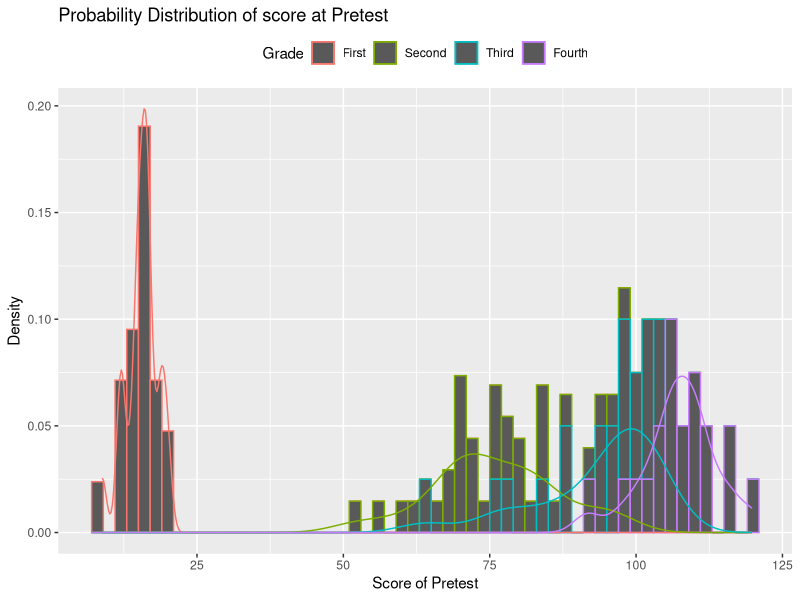
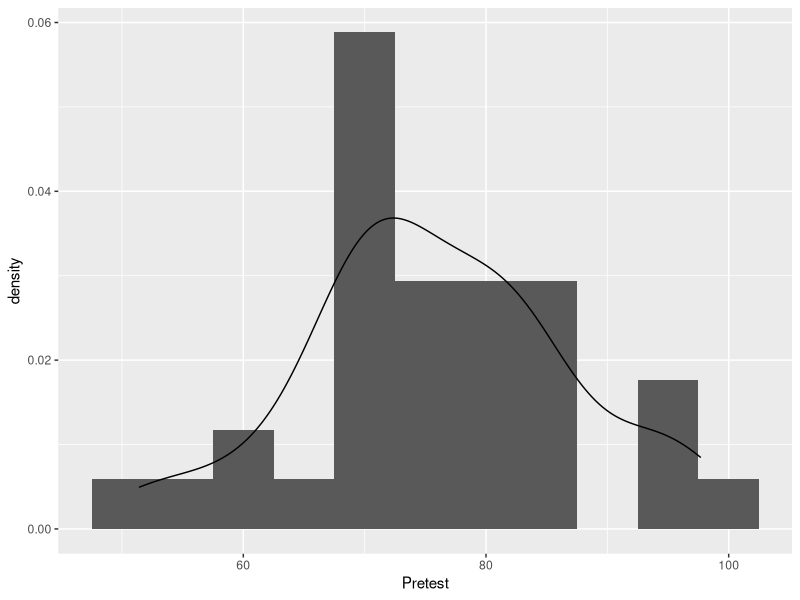
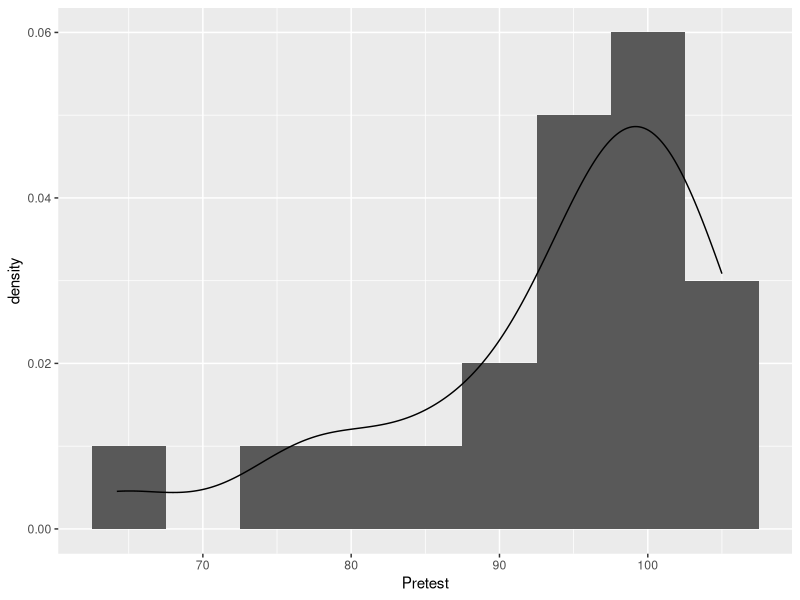
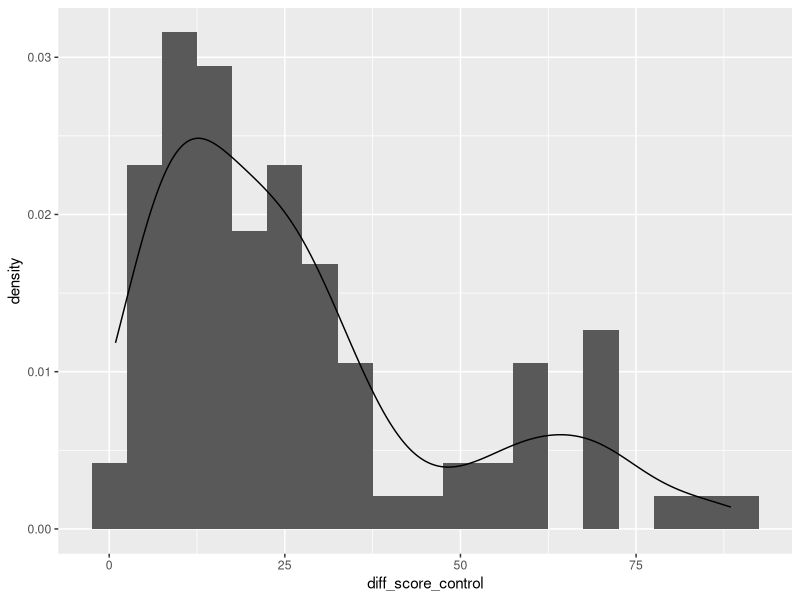
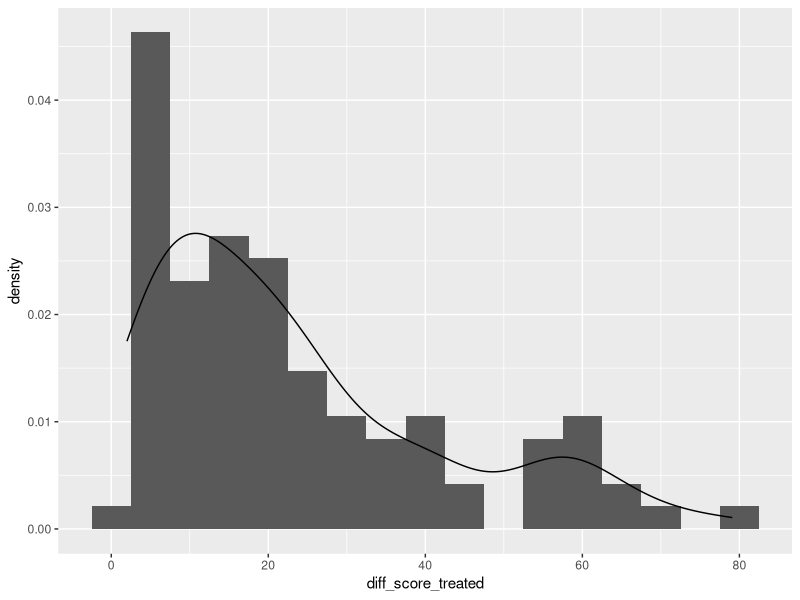
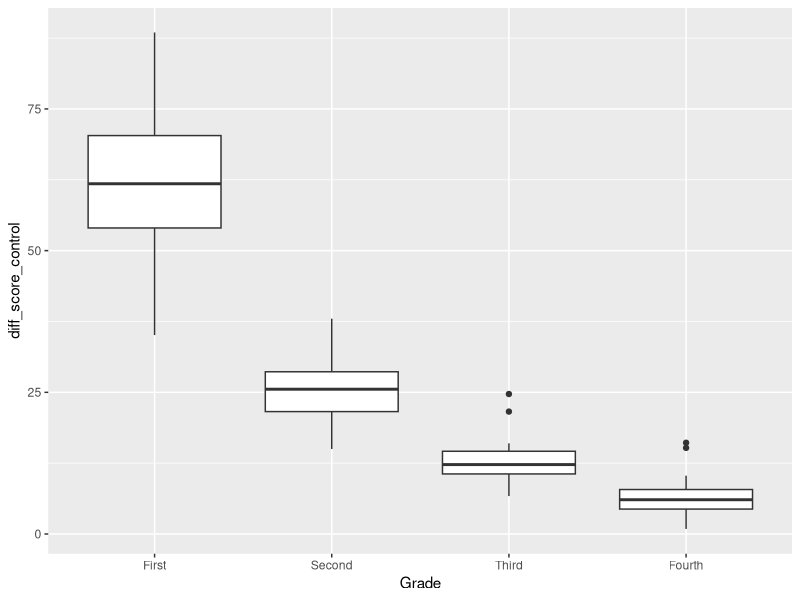
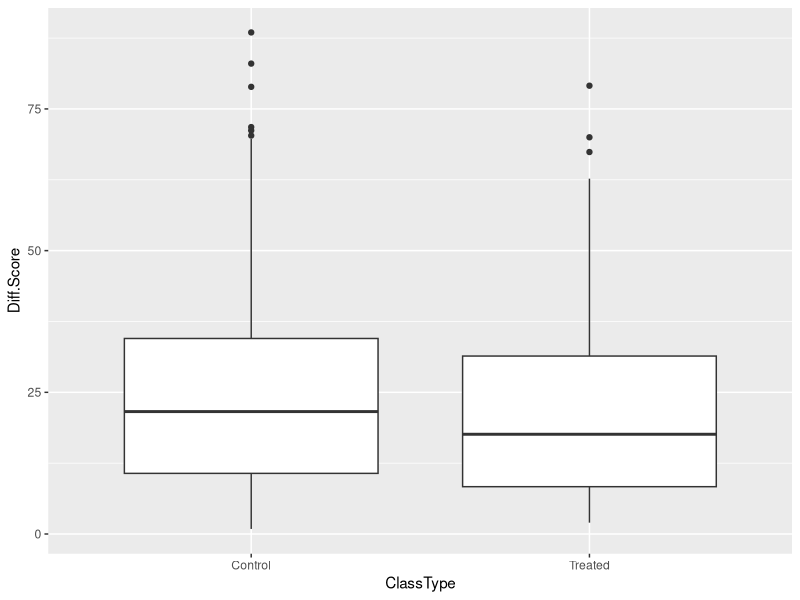

Reproduce these figures in R, in order.
## ---- chunk 1
df = read.table("Experiment.txt", header = TRUE, skip = 1)

## Dimensions of the data frame:
dim(df)
nrow(df)
ncol(df)

## Removing the last row of data - Ignore it as per requirement
df = df[1:(nrow(df)-1),]

## Showing structure of the object
str(df)

## Show first 5 rows of the table
head(df, n=5)

## ---- chunk 2
library(dplyr)
# Describe statistics of score tests independently from City or Grade
scores.tot <- summarise(df, count = n(),
                   mean.pre = mean(Pretest),
                   mean.post = mean(Posttest),
                   mean.pre.1 = mean(Pretest.1),
                   mean.post.1 = mean(Posttest.1),
                   median.pre = median(Pretest),
                   median.post = median(Posttest),
                   median.pre.1 = median(Pretest.1),
                   median.post.1 = median(Posttest.1),
                   std.pre = sd(Pretest),
                   std.post = sd(Posttest),
                   std.pre.1 = sd(Pretest.1),
                   std.post.1 = sd(Posttest.1))
scores.tot
## ---- chunk 3
# Get statistics grouped by City
by_city <- group_by(df, City)
scores.city <- summarise(by_city,
                   count = n(),
                   mean.pre = mean(Pretest),
                   mean.post = mean(Posttest),
                   mean.pre.1 = mean(Pretest.1),
                   mean.post.1 = mean(Posttest.1),
                   median.pre = median(Pretest),
                   median.post = median(Posttest),
                   median.pre.1 = median(Pretest.1),
                   median.post.1 = median(Posttest.1),
                   std.pre = sd(Pretest),
                   std.post = sd(Posttest),
                   std.pre.1 = sd(Pretest.1),
                   std.post.1 = sd(Posttest.1))
scores.city

# Get statistics grouped by Grade:
by_grade <- group_by(df, Grade)
scores.grade <- summarise(by_grade,
                          count = n(),
                   mean.pre = mean(Pretest),
                   mean.post = mean(Posttest),
                   mean.pre.1 = mean(Pretest.1),
                   mean.post.1 = mean(Posttest.1),
                   median.pre = median(Pretest),
                   median.post = median(Posttest),
                   median.pre.1 = median(Pretest.1),
                   median.post.1 = median(Posttest.1),
                   std.pre = sd(Pretest),
                   std.post = sd(Posttest),
                   std.pre.1 = sd(Pretest.1),
                   std.post.1 = sd(Posttest.1))

subset(scores.grade, select = c("Grade","mean.pre","mean.post","mean.pre.1","mean.post.1"))
## ---- chunk 4
library(ggplot2)
## Factorise Grade variable --> categorical variable
df$Grade <- factor(df$Grade, labels = c("First","Second","Third","Fourth"))

c1 <- ggplot(df, aes(x = Pretest, color = Grade))
c1 + geom_histogram(aes(y=..density..),binwidth = 2) + geom_density()+
  labs(x="Score of Pretest", y = "Density", title = "Probability Distribution of score at Pretest")+theme(legend.position = "top")

c2 <- ggplot(filter(df, Grade == "Second"), aes(Pretest))
c2 + geom_histogram(aes(y = ..density..), binwidth = 5) + geom_density() 

c3 <- ggplot(filter(df, Grade == "Third"), aes(Pretest))
c3 + geom_histogram(aes(y = ..density..), binwidth = 5) + geom_density()

## ---- chunk 5
df = mutate(df, diff_score_treated = Posttest.1-Pretest.1,
           diff_score_control = Posttest-Pretest)

# Get the probability distribution of the differences:
d1 <- ggplot(df, aes(diff_score_control))
d1 + geom_histogram(aes(y = ..density..), binwidth = 5) + geom_density()

d2 <- ggplot(df, aes(diff_score_treated))
d2 + geom_histogram(aes(y = ..density..), binwidth = 5) + geom_density()
## ---- chunk 6
d3 <- ggplot(df, aes( x = Grade, y = diff_score_control))
d3 + geom_boxplot()

## Merge quantitative variables variables diff_score_control and diff_score_treated
df = mutate(df, treated = "T", control = "C")

df1 = select(df, Grade, diff_score_control, control)
colnames(df1)[2:3] <- c("Diff.Score","ClassType")

df2 = select(df, Grade, diff_score_treated, treated)
colnames(df2)[2:3] <- c("Diff.Score","ClassType")

df3 = bind_rows(df1,df2)
rm(df1)
rm(df2)

df3$ClassType = factor(df3$ClassType, levels = c("C","T"), labels = c("Control","Treated"))

str(df3)

d4 <- ggplot(df3, aes(x = ClassType, y = Diff.Score))
d4 + geom_boxplot()
## ---- chunk 7
for (grade in 1:length(unique(df3$Grade)))
  {
    d5 <- ggplot(filter(df3, Grade == df3$Grade[grade]), aes(x = ClassType, y = Diff.Score))
    d5 + geom_boxplot()
}
